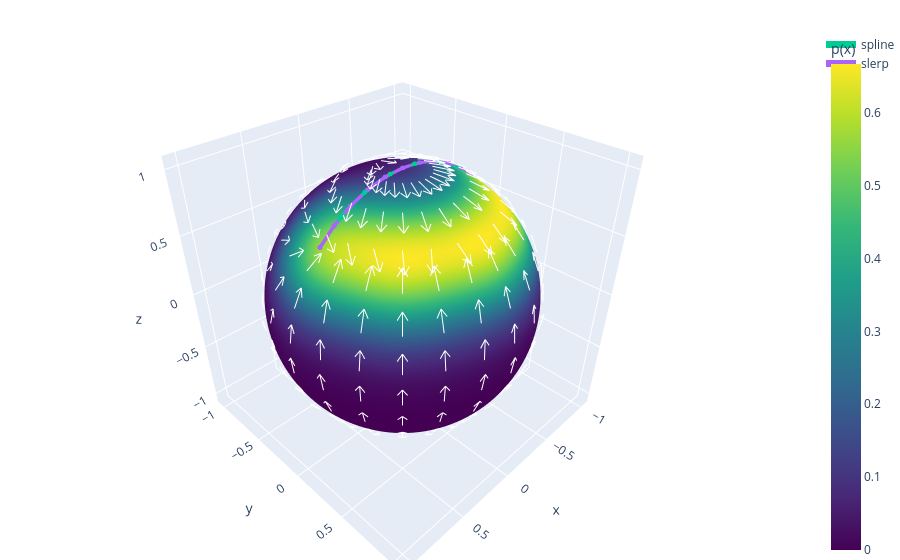

Here is the notebook cell this chart was saved with:
### Code cell
times = np.linspace(0, 1, M + 1)
points = slerp

cs = scipy.interpolate.CubicSpline(times, points, axis=0, bc_type="natural")
spline = cs(np.linspace(0, 1, 8))
plot_sphere_landscape(means, sigmas, weights, paths={"spline": spline, "slerp": slerp})

### Figure 1 — Plotly figure (JSON) as saved in the notebook; plotly's stock layout.template omitted (floating-point values rounded to 4 significant figures; data arrays with more than 128 entries replaced by an {"elided": "..."} marker saying what was removed)
{"data": [{"cmin": 0, "colorbar": {"title": {"text": "p(x)"}}, "colorscale": [[0, "#440154"], [0.1111, "#482878"], [0.2222, "#3e4989"], [0.3333, "#31688e"], [0.4444, "#26828e"], [0.5556, "#1f9e89"], [0.6667, "#35b779"], [0.7778, "#6ece58"], [0.8889, "#b5de2b"], [1, "#fde725"]], "lighting": {"ambient": 1, "diffuse": 0, "specular": 0}, "opacity": 1, "surfacecolor": {"elided": "150x150 float values"}, "type": "surface", "x": {"elided": "150x150 float values"}, "y": {"elided": "150x150 float values"}, "z": {"elided": "150x150 float values"}}, {"line": {"color": "white", "width": 2}, "mode": "lines", "showlegend": false, "type": "scatter3d", "x": {"elided": "2592 float values"}, "y": {"elided": "2592 float values"}, "z": {"elided": "2592 float values"}}, {"line": {"width": 7}, "marker": {"size": 3}, "mode": "lines+markers", "name": "spline", "type": "scatter3d", "x": [0.7142, 0.5376, 0.3336, 0.1131, -0.1131, -0.3336, -0.5376, -0.7142], "y": [0.0, 1.946e-17, 3.795e-17, 5.453e-17, 6.838e-17, 7.88e-17, 8.53e-17, 8.746e-17], "z": [0.7142, 0.8554, 0.9533, 1.004, 1.004, 0.9533, 0.8554, 0.7142]}, {"line": {"width": 7}, "marker": {"size": 3}, "mode": "lines+markers", "name": "slerp", "type": "scatter3d", "x": [0.7142, 0.5937, 0.4585, 0.3121, 0.158, 0.0, -0.158, -0.3121, -0.4585, -0.5937, -0.7142], "y": [0.0, 1.368e-17, 2.703e-17, 3.971e-17, 5.141e-17, 6.184e-17, 7.076e-17, 7.793e-17, 8.318e-17, 8.638e-17, 8.746e-17], "z": [0.7142, 0.8171, 0.8999, 0.9606, 0.9976, 1.01, 0.9976, 0.9606, 0.8999, 0.8171, 0.7142]}], "layout": {"margin": {"b": 0, "l": 0, "r": 0, "t": 30}, "scene": {"aspectmode": "data"}}}
